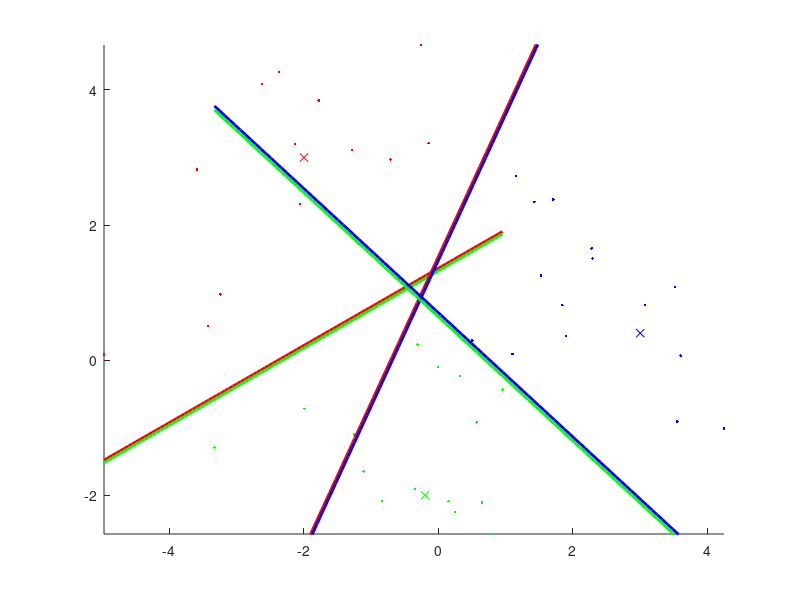

Write MATLAB code to recreate this figure.
clear; clc; clf; %close all;
% AI04-Linear model for regression and classification.pdf P37

%% load x, y
load('data.mat', 'n', 'x', 'y', 'y0', 'mu1', 'mu2', 'mu3');
r1 = x(1:n,:);
r2 = x(1+n:n*2,:);
r3 = x(1+n*2:n*3,:);
l1 = y0(1:n,:);
l2 = y0(1+n:n*2,:);
l3 = y0(1+n*2:n*3,:);

%% compute decision boundary
% Class 1-vs-Class 2
X12 = [ones(n*2,1) [r1; r2]]; % each row is a data point
t0 = ([l1;l2]~=1)+1;
eyemtx = eye(2);
T = eyemtx(t0,:); % each row is a 1-of-K label
W12 = pinv(X12' * X12) * X12' * T; % PRML(4.16) each column is a w vector
% Class 1-vs-Class 3
X13 = [ones(n*2,1) [r1; r3]]; % each row is a data point
t0 = ([l1;l3]~=1)+1;
eyemtx = eye(2);
T = eyemtx(t0,:); % each row is a 1-of-K label
W13 = pinv(X13' * X13) * X13' * T; % PRML(4.16) each column is a w vector
% Class 2-vs-Class 3
X23 = [ones(n*2,1) [r2; r3]]; % each row is a data point
t0 = ([l2;l3]~=2)+1;
eyemtx = eye(2);
T = eyemtx(t0,:); % each row is a 1-of-K label
W23 = pinv(X23' * X23) * X23' * T; % PRML(4.16) each column is a w vector

lineN = 100;
% W(1,2)-W(1,1)) + (W(2,2)-W(2,1)) * b_x + (W(3,1)-W(3,2)) * b_y = 0
b_x12 = linspace(min(X12(:,2)), max(X12(:,2)), lineN);
b_y12 = ((W12(1, 2)-W12(1, 1)) + (W12(2, 2)-W12(2, 1)) * b_x12) / (W12(3, 1)-W12(3, 2));
b_x13 = linspace(min(X13(:,2)), max(X13(:,2)), lineN);
b_y13 = ((W13(1, 2)-W13(1, 1)) + (W13(2, 2)-W13(2, 1)) * b_x13) / (W13(3, 1)-W13(3, 2));
b_x23 = linspace(min(X23(:,2)), max(X23(:,2)), lineN);
b_y23 = ((W23(1, 2)-W23(1, 1)) + (W23(2, 2)-W23(2, 1)) * b_x23) / (W23(3, 1)-W23(3, 2));

%% show data
figure(1);hold on;
plot(mu1(1),mu1(2),'rx');
plot(mu2(1),mu2(2),'gx');
plot(mu3(1),mu3(2),'bx');
plot(r1(:,1),r1(:,2),'r.');
plot(r2(:,1),r2(:,2),'g.');
plot(r3(:,1),r3(:,2),'b.');
plot(b_x12, b_y12+0.02, 'r', 'LineWidth', 2); % decision boundary 1-2
plot(b_x12, b_y12-0.02, 'g', 'LineWidth', 2); % decision boundary 1-2
plot(b_x13, b_y13+0.03, 'r', 'LineWidth', 2); % decision boundary 1-3
plot(b_x13, b_y13-0.03, 'b', 'LineWidth', 2); % decision boundary 1-3
plot(b_x23, b_y23-0.03, 'g', 'LineWidth', 2); % decision boundary 2-3
plot(b_x23, b_y23+0.03, 'b', 'LineWidth', 2); % decision boundary 2-3
% plot(b_x12(1:floor(lineN/2)), b_y12(1:floor(lineN/2)), 'r', 'LineWidth', 2); % decision boundary 1-2
% plot(b_x12(floor(lineN/2):end), b_y12(floor(lineN/2):end), 'g', 'LineWidth', 2); % decision boundary 1-2
% plot(b_x13(1:floor(lineN/2)), b_y13(1:floor(lineN/2)), 'r', 'LineWidth', 2); % decision boundary 1-3
% plot(b_x13(floor(lineN/2):end), b_y13(floor(lineN/2):end), 'b', 'LineWidth', 2); % decision boundary 1-3
% plot(b_x23(1:floor(lineN/2)), b_y23(1:floor(lineN/2)), 'g', 'LineWidth', 2); % decision boundary 2-3
% plot(b_x23(floor(lineN/2):end), b_y23(floor(lineN/2):end), 'b', 'LineWidth', 2); % decision boundary 2-3
axis([min(x(:,1)) max(x(:,1)) min(x(:,2)) max(x(:,2))]);